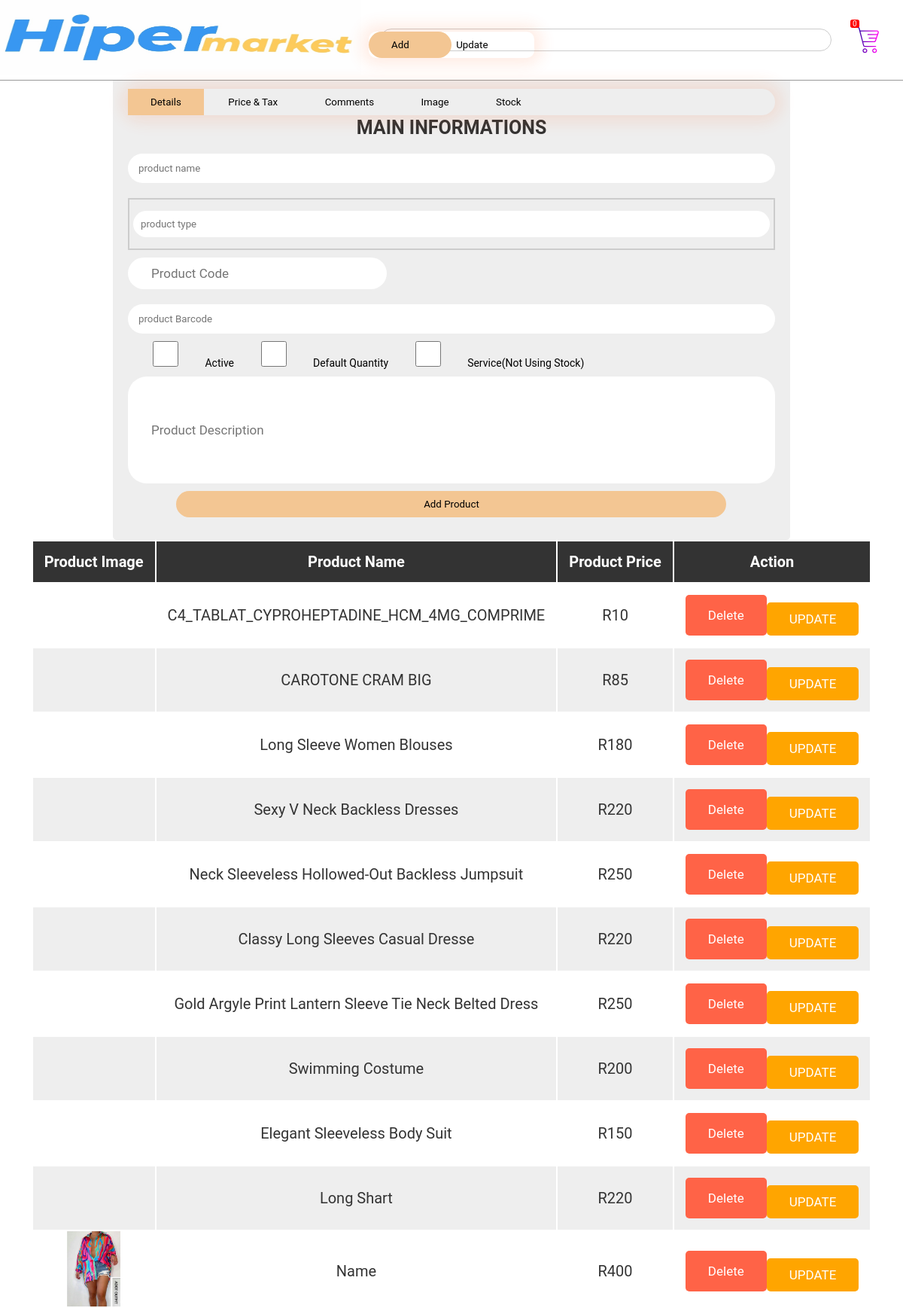
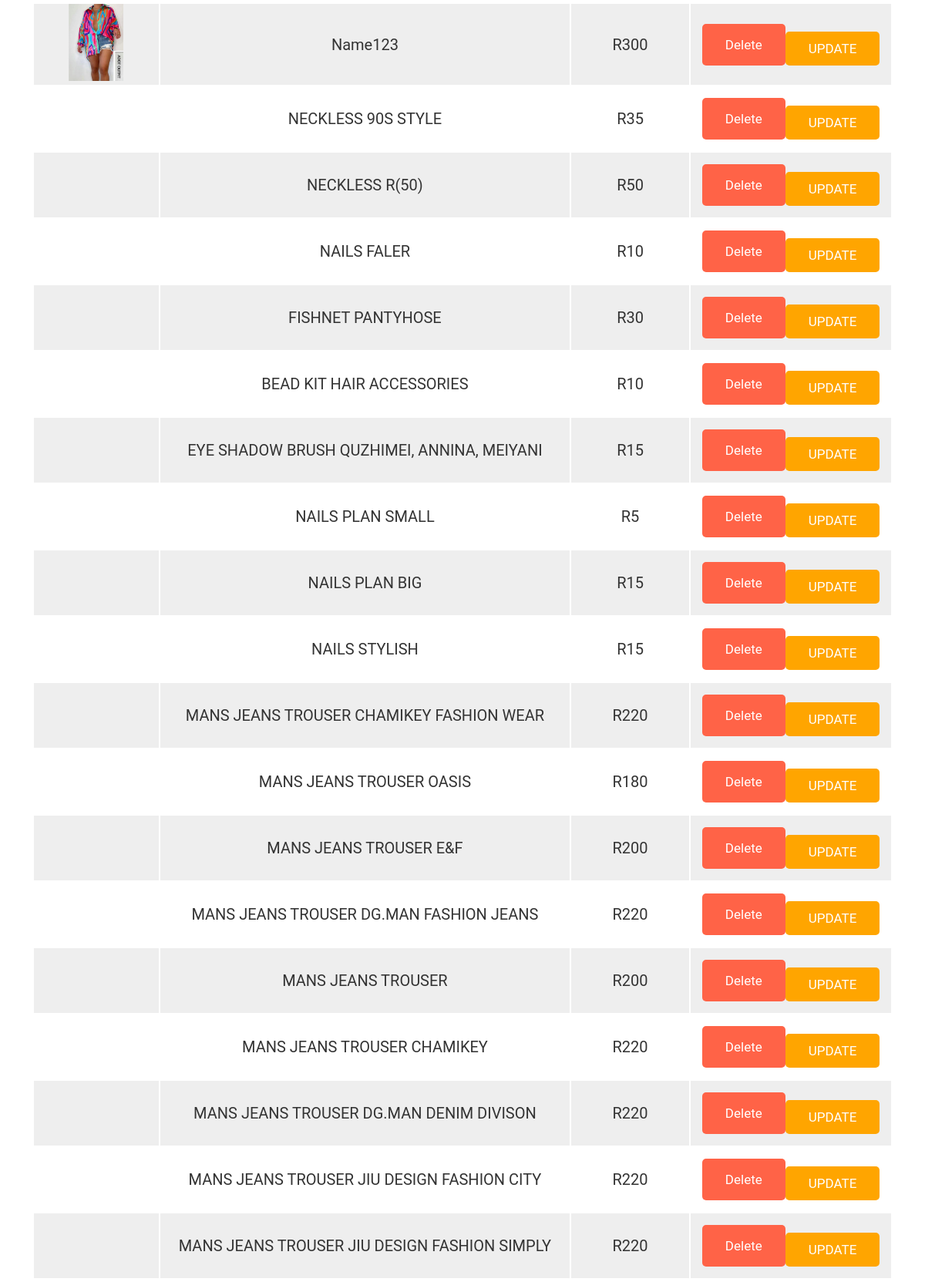
/products.php (upper part), run on the app's committed database (2 pictures, top to bottom).
### tables this page shows
CREATE TABLE `products` (
  `id` int(255) NOT NULL,
  `name` varchar(255) NOT NULL,
  `code` varchar(255) NOT NULL,
  `type` varchar(255) NOT NULL,
  `barcode` text NOT NULL,
  `at_shop` varchar(255) NOT NULL,
  `quantity` int(255) NOT NULL DEFAULT 1,
  `cost` double NOT NULL,
  `tax` double NOT NULL,
  `price` varchar(255) NOT NULL,
  `include_tax` tinyint(1) NOT NULL,
  `price_change` tinyint(1) NOT NULL,
  `more_info` longtext NOT NULL,
  `images` varchar(255) NOT NULL,
  `Description` varchar(255) NOT NULL,
  `Service` tinyint(1) NOT NULL,
  `Default_Quantity` tinyint(1) NOT NULL,
  `Active` tinyint(1) NOT NULL DEFAULT 1,
  `Product_created_date` text NOT NULL
);

### products.php (the view, shortened to what this page needs)
<?php
@include 'config.php';
?>
<!DOCTYPE html>
<html lang="en">
<head>
   <link rel="stylesheet" href="css/style.css">
</head>
<body>
<?php include 'header.php'; ?>
<div class="Main">
   <div class="add_container">
   <section>
   <form class="add-product-form" enctype="multipart/form-data"  method="POST">
      <div class='button-box'>
         <div id='btn' class='button-box-btn'></div>
         <button type='button'onclick='add_func();'class='toggle-btn'>add</button>
         <button type='button'onclick='update_func();'class='toggle-btn'>update</button>
      </div>
      <h3 name="hh3">Add product</h3>
      <div class='button-box-1'>
         <button type='button'onclick='step1();'class='btn-1 toggle-btn-1'>Details</button>
         <button type='button'onclick='step2();'class='btn-2 toggle-btn-1'>Price & tax</button>
         <button type='button'onclick='step3();'class='btn-3 toggle-btn-1'>Comments</button>
         <button type='button'onclick='step4();'class='btn-4 toggle-btn-1'>Image</button>
         <button type='button'onclick='step5();'class='btn-5 toggle-btn-1'>Stock</button>
      </div>
      <div class="input_table">
         <div id='step1form' class='stepform-class'>
            <h3>Main informations</h3>
            <input type="text" name="new_p_name" value="<?php echo $_COOKIE["std_name"];?>" placeholder="product name" class="box p_name" style="width: 100%;">
            <div class='search_box'>
               <div class='search_box_input'>
                  <input type="text" value="<?php echo $_COOKIE["std_type"];?>" placeholder="product type" class="box p_type_box" style="width: 100%;">
               </div>
            </div>
            <input type="text" name="new_p_code" value="<?php echo $_COOKIE["std_code"];?>" placeholder="product code" class="box_0 p_code">
            <input type="text" name="p_barcode" value="<?php echo $_COOKIE['std_barcode'];?>" placeholder="product Barcode" class="box p_barcode" style="width: 100%;">
            <input type="checkbox" name="p_active"class="checkbox p_active" <?php if($_COOKIE['std_active']){;?>checked<?php }?>>
            <label for="checkbox" class="toggle">Active</label>
            <input type="checkbox" name="p_Def_qty" class="checkbox p_Def_qty" <?php if($_COOKIE['std_def_qty']){;?>checked<?php }?>>
            <label for="checkbox" class="toggle">Default quantity</label>
            <input type="checkbox" name="p_Service" class="checkbox p_Service" <?php if($_COOKIE['std_service']){;?>checked<?php }?>>
            <label for="checkbox" class="toggle">Service(not using stock)</label>
            <input type="text" name="p_disc" value="<?php echo $_COOKIE['std_disc'];?>" placeholder="product description" class="box_1 p_disc">
         </div>
         <input type="submit" value="Add product" name="add_product" class="dobtn">
      </div>
   </form>
   </section>
   <section class="display-product-table">
      <table>
         <thead>
            <th>product image</th>
            <th>product name</th>
            <th>product price</th>
            <th>action</th>
         </thead>
         <tbody>
            <?php
               $select_products = mysqli_query($conn, "SELECT * FROM `products`");
               if(mysqli_num_rows($select_products) > 0){
                  while($row = mysqli_fetch_assoc($select_products)){
                     $shop_name = explode(' ', $row['at_shop']." ");
                     $path = "img/".$shop_name[0]."/products/".str_replace(' ', '/', $row['type'])."/".str_replace(' ', '_', $row['name'])."/".str_replace('#', '', $row['code']);
                     $name = explode('~', $row['images'])[0];
                     $img_path = $path."/".$name;
            ?>
            <tr>
               <td><img src='<?php echo $img_path; ?>' height="100" alt=""></td>
               <td><?php echo $row['name']; ?></td>
               <td>R<?php echo $row['price']; ?></td>
               <td>
                  <form class="table_btns" method="POST">
                     <input type="submit" name="delete-btn" class="delete-btn" value="delete">
                     <a onclick="select_update('<?php echo $row['id']; ?>', '<?php echo $row['name']; ?>', '<?php echo $row['type']; ?>', '<?php echo $row['code']; ?>', '<?php echo $row['barcode']; ?>', '<?php echo $row['cost']; ?>', '<?php echo $row['tax']; ?>', '<?php echo $row['price']; ?>', '<?php echo $row['include_tax']; ?>', '<?php echo $row['price_change']; ?>', '<?php echo $row['more_info']; ?>', '<?php echo $row['images']; ?>', '<?php echo $path.'/'; ?>', '<?php echo $row['Description']; ?>', '<?php echo $row['Service']; ?>', '<?php echo $row['Default_Quantity']; ?>', '<?php echo $row['Active']; ?>');" class="update_btn option-btn"> UPDATE </a>
                  </form>
               </td>
            </tr>
            <?php
               };
               }else{
                  echo "<div class='empty'>no product added</div>";
               };
            ?>
         </tbody>
      </table>
   </section>
   </div>
</div>
</body>
</html>

### header.php (shortened to what this page needs)
<div class="header">
    <a href="#" class="logo">
        <img src="img/logo/logo.jpg" alt="">
    </a>
    <input type='text' class='search_box' placeholder='Search' name="search_box">
    <div class="header_btns">
        <li><a onclick="chart_start();" class="cart_icon">
            <img src="img/icons/cart.svg" class="cart_img" alt="">
            <span><?php echo isset($_SESSION['car_length']) ? $_SESSION['car_length'] : "0"; ?></span>
        </a></li>
    </div>
</div>

### css/style.css (style rules this page uses)
:root { --wbg: white; --main-color: #d3ad7f; --bg: #010103; --border: .1rem solid rgba(255,255,255,.3); --blue:#181818; --red:tomato; --orange:orange; --black:#333; --white:#fff; --bg-color:#eee; --dark-bg:rgba(0,0,0,.7); --box-shadow:0 .5rem 1rem rgba(0,0,0,.1); --border:.1rem solid #999; --sbg: white; }
body { display: grid; padding: 0; margin: 0; width : auto; height: auto; justify-self: center; align-items: center; display: block; justify-content: center; align-items:center; min-height: 100vh; overflow-y: auto; }
* { font-family: 'Roboto', sans-serif; margin:0; padding:0; outline: none; border:none; text-decoration: none; text-transform: capitalize; transition: .2s linear; font-family: 'Roboto', sans-serif; margin:0; padding:0; outline: none; border:none; text-decoration: none; text-transform: capitalize; transition: .2s linear; font-family: 'Roboto', sans-serif; margin:0; padding:0; box-sizing: border-box; outline: none; e; text-decoration: none; text-transform: capitalize; transition: .2s linear; er; */ justify-content: center; }
a { text-decoration: none; color: palevioletred; font-size: 28px; }
html { font-size: 62.5%; overflow-x: hidden; scroll-padding-top: 9rem; scroll-behavior: smooth; }
.btn, .option-btn, .delete-btn { display: block; width: 100%; text-align: center; background-color: var(--blue); color:var(--white); font-size: 1.7rem; padding:1.2rem 3rem; border-radius: .5rem; cursor: pointer; margin-top: 1rem; }
.option-btn { background-color: var(--orange); }
.delete-btn { margin-top: 0; background-color: var(--red); }

### header.php (style rules this page uses)
.header { position: absolute; top: 0; left: 0; width: 100%; background: var(--sbg); display: flex; gap: 0.5rem; align-items: center; border-bottom: var(--border); top: 0; left: 0; right: 0; }
.header .logo { margin-right: auto; left: 0; margin-top: none; position: relative; font-size: 2.5rem; width: 40%; }
.header .logo img { width: 100%; height: 10rem; }
.header .search_box { width: 50%; height: 30px; border-radius: 20px; border: 1px solid #ccc; padding: 5px 15px; }
.header .search_box::placeholder { color: #999; }
.header .header_btns { list-style: none; display: flex; width: auto; right: 0px; grid-template-columns: repeat(auto-fit, 5rem); gap: 0.5rem; padding: 2rem; border-radius: 1.5rem; align-items: center; align-content: space-between; flex-wrap: wrap; background: transparent; }
.header .header_btns .cart_icon { display: flex; align-items: center; }
.header .header_btns .cart_icon img { width: 85%; height: 5rem; }
.header .header_btns .cart_icon span { background-color: red; color: white; border-radius: 25%; padding: 0px 3px; font-size: 10px; margin-left: 0.1px; margin-top: 1px; }

### data on the page
products: name "C4_TABLAT_CYPROHEPTADINE_HCM_4MG_COMPRIME", price "10"
products: name "CAROTONE CRAM BIG", price "85"
products: name "Long Sleeve Women Blouses", price "180"
products: name "Sexy V Neck Backless Dresses", price "220"
products: name "Neck Sleeveless Hollowed-Out Backless Jumpsuit", price "250"
products: name "Classy Long Sleeves Casual Dresse", price "220"
products: name "Gold Argyle Print Lantern Sleeve Tie Neck Belted Dress", price "250"
products: name "Swimming Costume", price "200"
products: name "Elegant Sleeveless Body Suit", price "150"
products: name "Long Shart", price "220"
products: at_shop+type+name (picture), name "Name", price "400"
products: at_shop+type+name (picture), name "Name123", price "300"
products: name "NECKLESS 90S STYLE", price "35"
products: name "NECKLESS R(50)", price "50"
products: name "NAILS FALER", price "10"
products: name "FISHNET PANTYHOSE", price "30"
products: name "BEAD KIT HAIR ACCESSORIES", price "10"
products: name "EYE SHADOW BRUSH QUZHIMEI, ANNINA, MEIYANI", price "15"
products: name "NAILS PLAN SMALL", price "5"
products: name "NAILS PLAN BIG", price "15"
products: name "NAILS STYLISH", price "15"
products: name "MANS JEANS TROUSER CHAMIKEY FASHION WEAR", price "220"
products: name "MANS JEANS TROUSER OASIS", price "180"
products: name "MANS JEANS TROUSER E&F", price "200"
products: name "MANS JEANS TROUSER DG.MAN FASHION JEANS", price "220"
products: name "MANS JEANS TROUSER", price "200"
products: name "MANS JEANS TROUSER CHAMIKEY", price "220"
products: name "MANS JEANS TROUSER DG.MAN DENIM DIVISON", price "220"
products: name "MANS JEANS TROUSER JIU DESIGN FASHION CITY", price "220"
products: name "MANS JEANS TROUSER JIU DESIGN FASHION SIMPLY", price "220"
